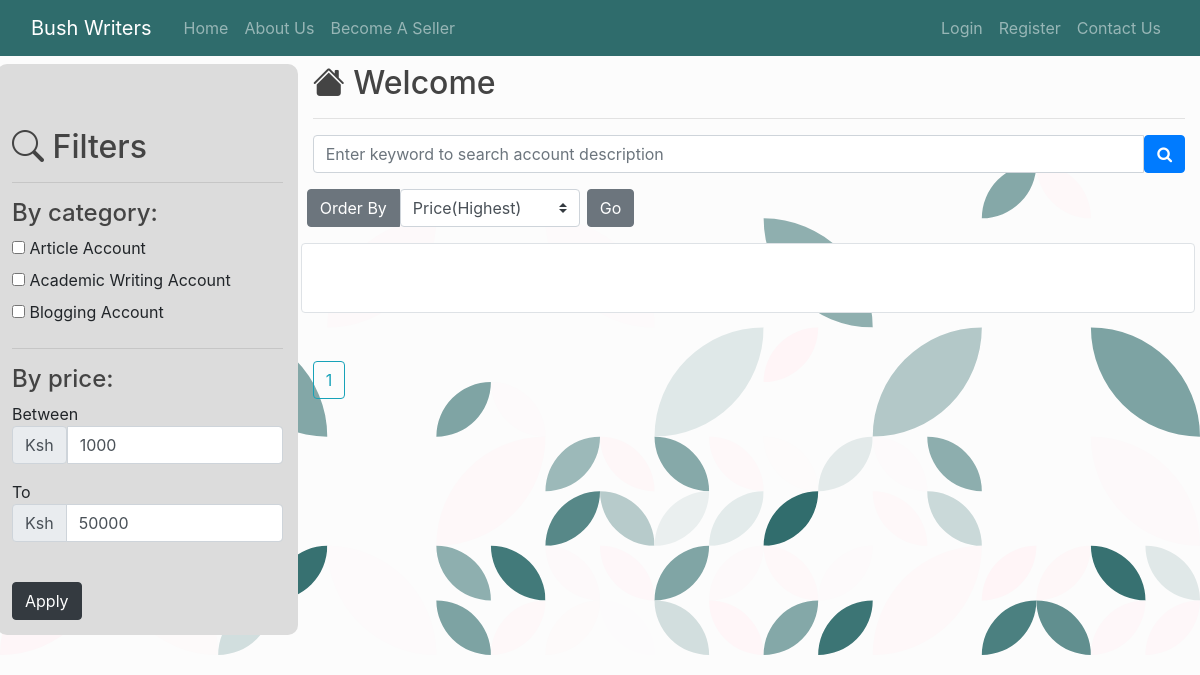
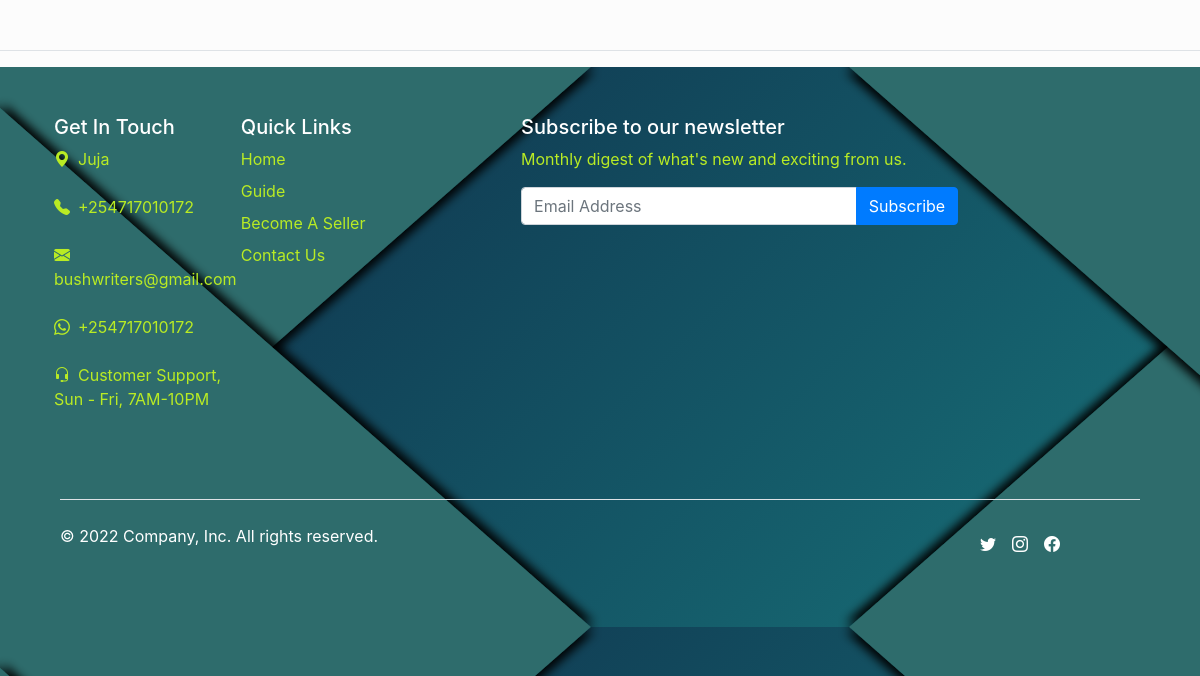
Page /?page=2 on the earlier database version (2 pictures, top to bottom).
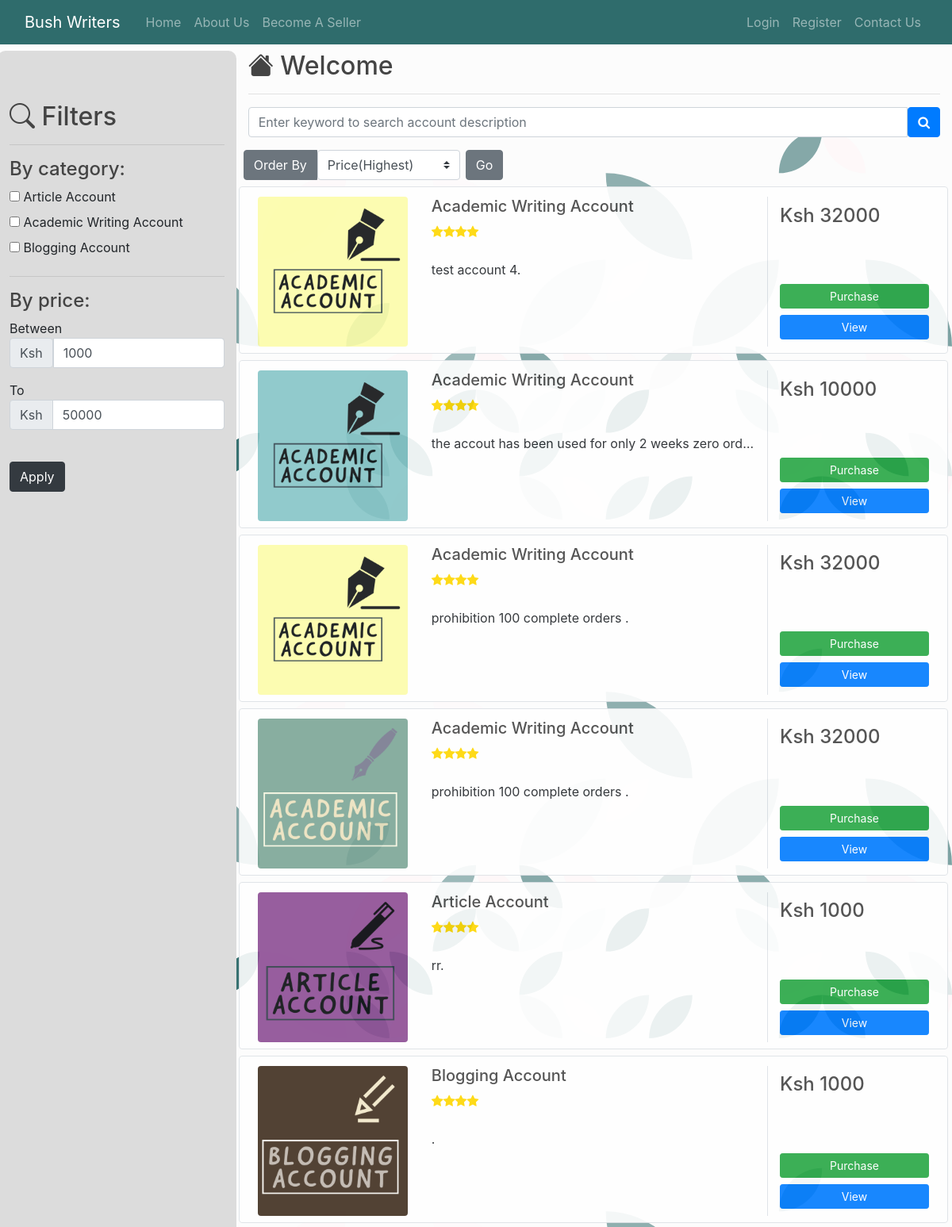
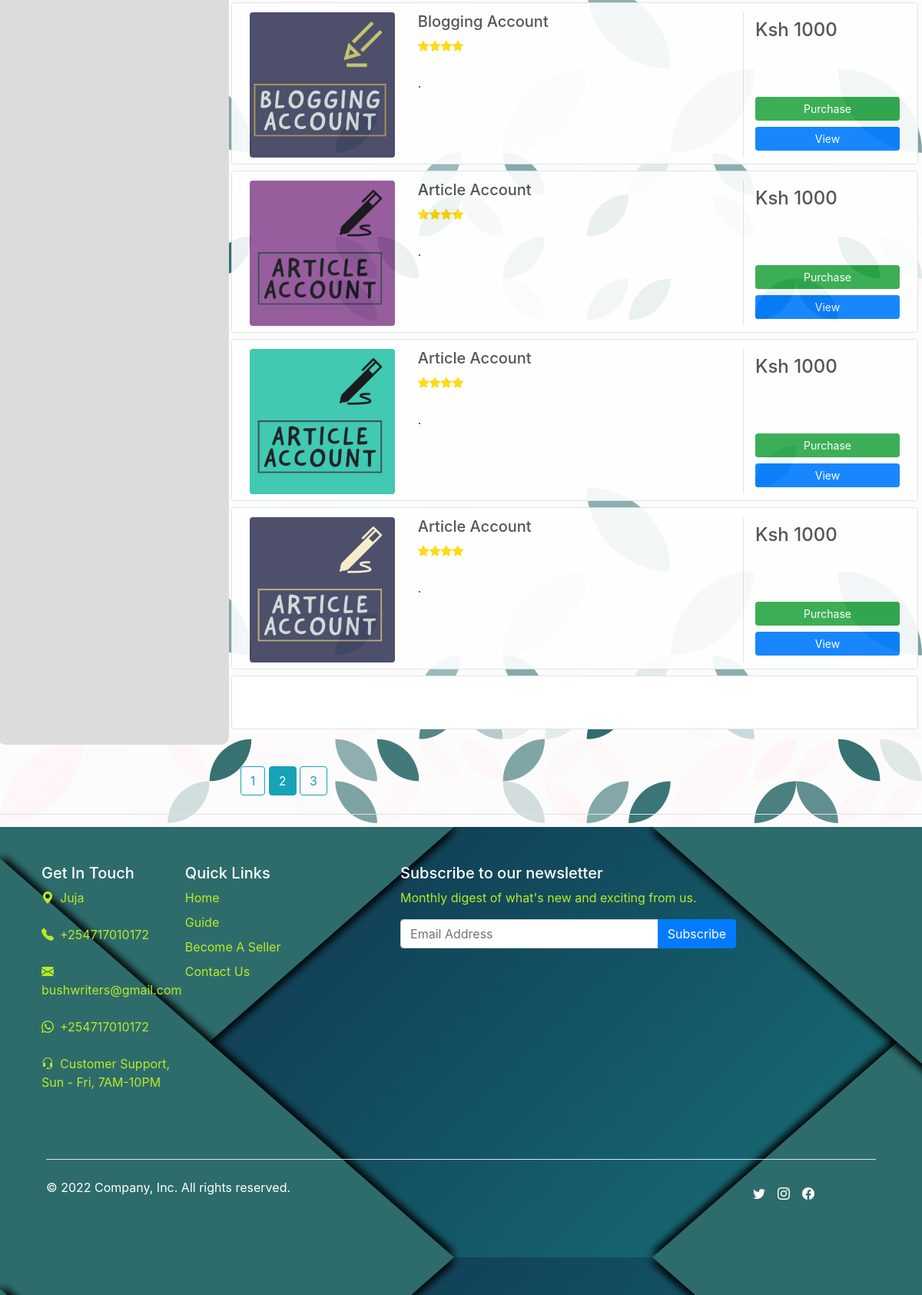
Same page on the later database version (2 pictures, top to bottom).
### models/accounts.py (models this page shows, shortened)
class Account(db.Model):
    STATUS_AVAILABLE = 0
    STATUS_ON_PROGRESS = 1
    STATUS_VERIFICATION_STAGE = 2
    STATUS_SUCCESSFUL_STAGE = 3
    STATUS_DISPUTED_STAGE = 4
    __tablename__ = 'account'
    account_id = db.Column(db.Integer, primary_key = True)
    account_type = db.Column(db.Enum(AccountType), default = AccountType.ACADEMIC_WRITING_ACCOUNT)
    account_name = db.Column(db.String(80), nullable = False)
    description = db.Column(db.String(120), nullable = False)
    brand = db.Column(db.String(60), nullable = False)
    price = db.Column(db.Integer, nullable = False)
    status = db.Column(db.SmallInteger, default=STATUS_AVAILABLE)
    account_creation_date = db.Column(db.Date, nullable = False)
    time_posted = db.Column(db.DateTime (timezone = True), default = func.now())
    user_id = db.Column(db.Integer, db.ForeignKey('user.id', ondelete = 'CASCADE'))
    images = db.relationship('Image', backref = 'account', passive_deletes = True, lazy='dynamic' )
    notifications = db.relationship('Notification', backref = 'account', passive_deletes = True, lazy='dynamic')
    complaints = db.relationship('Complaints', backref = 'account', passive_deletes = True, lazy='dynamic')

### main/views.py (the view, shortened to what this page needs)
@main.route('/', methods = ['GET', 'POST'])
def viewpage():
    page = request.args.get('page', 1, type=int)
    account = Account.query.filter_by(status = 0).paginate(page=page, per_page=10, error_out=False)
    search_form = Search()
    filter_form = FilteredSearch()
    purchase_form = Payment_Method()
    order_by_form = Order_By()
    if current_user.is_anonymous:
        notification = False
    if current_user.is_authenticated:
        buyer_msg = Notification.query.filter_by(buyer_id = current_user.id).first()
        seller_msg = Notification.query.filter_by(seller_id = current_user.id).first()
        notification = True if buyer_msg or seller_msg else False
    return render_template('view.html', account=account, logged_in_user=current_user, purchase_form = purchase_form, form = search_form, order = order_by_form, filter_form = filter_form, notification = notification)

### templates/view.html (shortened to what this page needs)
{% extends 'view_base.html' %}
{% block stylesheets %}
    <link href="https://cdnjs.cloudflare.com/ajax/libs/font-awesome/4.7.0/css/font-awesome.min.css" rel="stylesheet">
    <link rel="stylesheet" type="text/css" href="{{ url_for('static', filename='css/styles.css') }}" >
    <link rel="stylesheet" type="text/css" href="{{ url_for('static', filename='css/home_listing.css') }}" >
    <link href="https://stackpath.bootstrapcdn.com/bootstrap/4.4.1/css/bootstrap.min.css" rel="stylesheet">
{% endblock stylesheets %}
{% block content %}
<div class="container">
    <div class="row">
    <div class="col-md-12">
        <div class="grid search">
        <div class="grid-body">
            <div class="row">
            {% block filters %}
            <div class="col-md-3 filter">
                <form action="" method="POST">
                    <h2 class="grid-title"><i class="bi bi-search"></i> Filters</h2>
                    <hr>
                    <h4>By category:</h4>
                    <div class="">
                    <label>{{ filter_form.article_ac(class="icheck") }} Article Account</label>
                    </div>
                    <div class="">
                    <label>{{ filter_form.academic_ac(class="icheck") }} Academic Writing Account</label>
                    </div>
                    <div class="">
                    <label>{{ filter_form.blogging_ac(class="icheck") }} Blogging Account</label>
                    </div>
                    <hr>
                    <h4>By price:</h4>
                    Between
                    <div class="input-group mb-3">
                        <span class="input-group-text">Ksh</span>
                        {{ filter_form.price_range_a(class="form-control") }}
                    </div>
                    To
                    <div class="input-group mb-3">
                        <div class="input-group-prepend">
                          <span class="input-group-text">Ksh</span>
                        </div>
                        {{ filter_form.price_range_b(class="form-control") }}
                      </div>
                    <br>
                {{ filter_form.apply(class="btn btn-dark") }}
                </form>
            </div>
            {% endblock filters %}
            <div class="col-md-9">
                {% if logged_in_user %}
                    <h2><i class="bi bi-house-fill"></i> Welcome {{ logged_in_user.username | title }}</h2>
                {% else %}
                    <h2><i class="bi bi-house-fill"></i> Welcome </h2>
                {% endif %}
                <hr>
                <form action="{{ url_for('main.search_results') }}" method="POST">
                    <div class="input-group">
                        <div class="input-group mb-3">
                            {% if form.keyword.errors %}
                                {{ form.keyword(class="form-control form-control-lg is-invalid") }}
                                <div class="invalid-feedback">
                                    {% for error in form.keyword.errors %}
                                        <span>{{ error }}</span>
                                    {% endfor %}
                                </div>
                            {% else %}
                                {{ form.keyword(class="form-control", placeholder='Enter keyword to search account description') }}
                            {% endif %}
                            <span class="input-group-btn">
                                <button class="btn btn-primary" name = 'search' type="submit"><i class="fa fa-search"></i></button>
                            </span>
                        </div>
                    </div>
                </form>
                <div class="row">
                <div class="dropdown col-sm-6">
                    <div class="btn-group">
                        {% block order_by %}
                        <button class="btn btn-secondary" type="button">
                            Order By
                            </button>
                            <form action="" method="POST">
                                <div class="btn-group" role="group" >
                                    {{ order.account_type(class = "custom-select mr-sm-2") }}
                                    {{ order.submit(class = "btn btn-secondary mr-3 rounded") }}
                                </div>
                            </form>
                        {% endblock order_by %}
                    </div>
                </div>
                </div>
                {% block search %}
                <div class="container mt-2 mb-5">
                    <div class="d-flex justify-content-center row">
                        <div class="col-md-10">
                            {% for item in account.items %}
                                <div class="row p-2  border rounded mb-2 listing-item">
                                    {% set account_id = item.account_id %}
                                    {% set random_no = range(1, 4)|random|string() %}
                                    {% if item.account_type.value == 'article_account' %}
                                    <div class="col-md-3 no_bg_color mt-1"><img class="img-fluid img-responsive rounded" src="{{url_for('static', filename='images/img/article'+random_no+'.png')}}"></div>
                                    {% elif item.account_type.value == 'academic_writing_account' %}
                                    <div class="col-md-3 no_bg_color mt-1"><img class="img-fluid img-responsive rounded" src="{{url_for('static', filename='images/img/academic'+random_no+'.png')}}"></div>
                                    {% else %}
                                    <div class="col-md-3 no_bg_color mt-1"><img class="img-fluid img-responsive rounded" src="{{url_for('static', filename='images/img/blog'+random_no+'.png')}}"></div>
                                    {% endif %}
                                    <div class="col-md-6 mt-1">
                                        <h5>{{ item.account_type.value | replace("_", "  ") | title }}</h5>
                                        <div class="d-flex flex-row">
                                            <div class="ratings mr-2"><i class="fa fa-star"></i><i class="fa fa-star"></i><i class="fa fa-star"></i><i class="fa fa-star"></i></div>
                                        </div>
                                        <br>
                                        <p class="text-justify text-truncate para mb-0"> {{ item.description }}.<br><br></p>
                                    </div>
                                    <div class="align-items-center align-content-center col-md-3 no_bg_color border-left mt-1">
                                        <div class="d-flex flex-row align-items-center">
                                            <h4 class="mr-1">Ksh {{ item.price }}</h4>
                                        </div>
                                        <div class="d-flex flex-column position_btn">
                                                <button class="btn btn-success btn-sm btn-purchase" type="button" data-toggle="modal" data-target="#exampleModal">
                                                    Purchase
                                                </button>
                                                <a href="{{url_for('main.product_view', item_id=item.account_id)}}" class="btn btn-primary btn-sm mt-2">View</a>
                                        </div>
                                    </div>
                                </div>
                            {% endfor %}
                        {% endblock search %}
                            <div class="row p-2 bg-white border rounded mt-2">
                                <div class="col-md-6 mt-1">
                                    <p class="text-justify text-truncate para home-end mb-0">There are many variations of passages of Lorem Ipsum available,
                                        <br>
                                        <br>
                                    </p>
                                </div>
                            </div>
                        </div>
                    </div>
                </div>
                {% block search_pagination %}
                {% for page_number in account.iter_pages(left_edge=1, right_edge=1, left_current=1, right_current=2) %}
                        {% if page_number %}
                            {% if account.page == page_number %}
                                <a class="btn btn-info mb-4" href="{{ url_for('main.viewpage', page=page_number) }}">{{ page_number }}</a>
                            {% else %}
                                <a class="btn btn-outline-info mb-4" href="{{ url_for('main.viewpage', page=page_number) }}">{{ page_number }}</a>
                            {% endif %}
                        {% else %}
                                ...
                        {% endif %}
                {% endfor %}
                {% endblock search_pagination %}
            </div>
            </div>
        </div>
        </div>
    </div>
    </div>
    </div>
{% endblock content %}
{% block footer %}
<div class="border-top pt-3"></div>
<div class="footer-container">
  <footer class="py-5">
    <div class="row">
      <div class="col-6 col-md-2 mb-3">
        <h5 class="text-white">Get In Touch</h5>
        <ul class="nav flex-column">
            <li class="nav-item mb-2"><p class="nav-link p-0 footer-color"><i class="bi bi-geo-alt-fill mr-2"></i>Juja</p></li>
            <li class="nav-item mb-2"><p class="nav-link p-0 footer-color"><i class="bi bi-telephone-fill mr-2"></i>+254717010172</p></li>
            <li class="nav-item mb-2"><p class="nav-link p-0 footer-color"><i class="bi bi-envelope-fill mr-2"></i>bushwriters@gmail.com</p></li>
            <li class="nav-item mb-2"><p class="nav-link p-0 footer-color"><i class="bi bi-whatsapp mr-2"></i>+254717010172</p></li>
            <li class="nav-item mb-2"><p class="nav-link p-0 footer-color"><i class="bi bi-headset mr-2"></i>Customer Support, Sun - Fri, 7AM-10PM</p></li>
          </ul>
      </div>
      <div class="col-6 col-md-2 mb-3">
        <h5 class="text-white">Quick Links</h5>
        <ul class="nav flex-column">
          <li class="nav-item mb-2"><a href="{{ url_for('main.viewpage') }}" class="nav-link p-0 footer-color">Home</a></li>
          <li class="nav-item mb-2"><a href="{{ url_for('main.guide') }}" class="nav-link p-0 footer-color">Guide</a></li>
          <li class="nav-item mb-2"><a href="{{ url_for('main.seller') }}" class="nav-link p-0 footer-color">Become A Seller</a></li>
          <li class="nav-item mb-2"><a href="{{ url_for('main.contact_us') }}" class="nav-link p-0 footer-color">Contact Us</a></li>
        </ul>
      </div>
      <div class="col-md-5 offset-md-1 mb-3">
        <form>
          <h5 class="text-white">Subscribe to our newsletter</h5>
          <p class="footer-color">Monthly digest of what's new and exciting from us.</p>
          <div class="input-group">
            <input type="text" class="form-control" placeholder="Email Address" aria-label="Recipient's email input" aria-describedby="button-addon4">
            <div class="input-group-append" id="button-addon4">
              <button class="btn btn-primary" type="button">Subscribe</button>
            </div>
          </div>
        </form>
      </div>
    </div>
    <div class="d-flex flex-column flex-sm-row justify-content-between py-4 my-4 border-top">
      <p class="text-white">&copy; 2022 Company, Inc. All rights reserved.</p>
      <ul class="list-unstyled d-flex">
        <i class="bi bi-twitter p-2 text-white"></i>
        <i class="bi bi-instagram p-2 text-white"></i>
        <i class="bi bi-facebook p-2 text-white"></i>
        <li class="ms-3"><a class="text-white" href="#"><svg class="bi" width="24" height="24"><use xlink:href="#twitter"/></svg></a></li>
        <li class="ms-3"><a class="link-dark" href="#"><svg class="bi" width="24" height="24"><use xlink:href="#instagram"/></svg></a></li>
        <li class="ms-3"><a class="link-dark" href="#"><svg class="bi" width="24" height="24"><use xlink:href="#facebook"/></svg></a></li>
      </ul>
    </div>
  </footer>
</div>
{% endblock footer %}

### templates/view_base.html (shortened to what this page needs)
<!DOCTYPE html>
<html lang="en">
<head>
  {% block stylesheets %}{% endblock stylesheets %}
    <link rel="stylesheet" href="https://cdnjs.cloudflare.com/ajax/libs/bootstrap-icons/1.9.1/font/bootstrap-icons.min.css" />
</head>
<body>
    <header class="site-header">
        <nav class="navbar navbar-expand-md navbar-dark navbar-color fixed-top">
          <div class="container">
            <a class="navbar-brand mr-4" href="/">Bush Writers</a>
            <div class="collapse navbar-collapse" id="navbarToggle">
              <div class="navbar-nav mr-auto">
                <a class="nav-item nav-link" href="{{ url_for('main.viewpage') }}">Home</a>
                <a class="nav-item nav-link" href="{{ url_for('main.about_us') }}">About Us</a>
                <a class="nav-item nav-link" href="{{ url_for('main.seller') }}">Become A Seller</a>
              </div>
              <div class="navbar-nav">
                {% if not current_user.is_authenticated %}
                <a class="nav-item nav-link" href="{{ url_for('auth.login') }}">Login</a>
                <a class="nav-item nav-link" href="{{ url_for('auth.register') }}">Register</a>
                {% endif %}
                <a class="nav-item nav-link" href="{{ url_for('main.contact_us') }}">Contact Us</a>
              </div>
            </div>
          </div>
        </nav>
      </header>
    <main role="main" class="container">
        <div class="row">
          <div class="col-md-8">
            {% block content %}{% endblock %}
          </div>
        </div>
      </main>
      {% block footer %}
      {% endblock footer %}
</body>
</html>

Differences in the rows shown:
added Account: account_type.value "Academic Writing Account", description "test account 4", price "32000"
added Account: shows a picture, account_type.value "Academic Writing Account", description "the accout has been used for only 2 weeks zero ord…", price "10000"
added Account: account_type.value "Academic Writing Account", description "prohibition 100 complete orders", price "32000"
added Account: shows a picture, account_type.value "Academic Writing Account", description "prohibition 100 complete orders", price "32000"
added Account: account_type.value "Article Account", description "rr", price "1000"
added Account: shows a picture, account_type.value "Blogging Account", price "1000"
added Account: shows a picture, account_type.value "Blogging Account", price "1000"
added Account: account_type.value "Article Account", price "1000"
added Account: shows a picture, account_type.value "Article Account", price "1000"
added Account: shows a picture, account_type.value "Article Account", price "1000"
Other differences:
new list line: "2"
new list line: "3"
